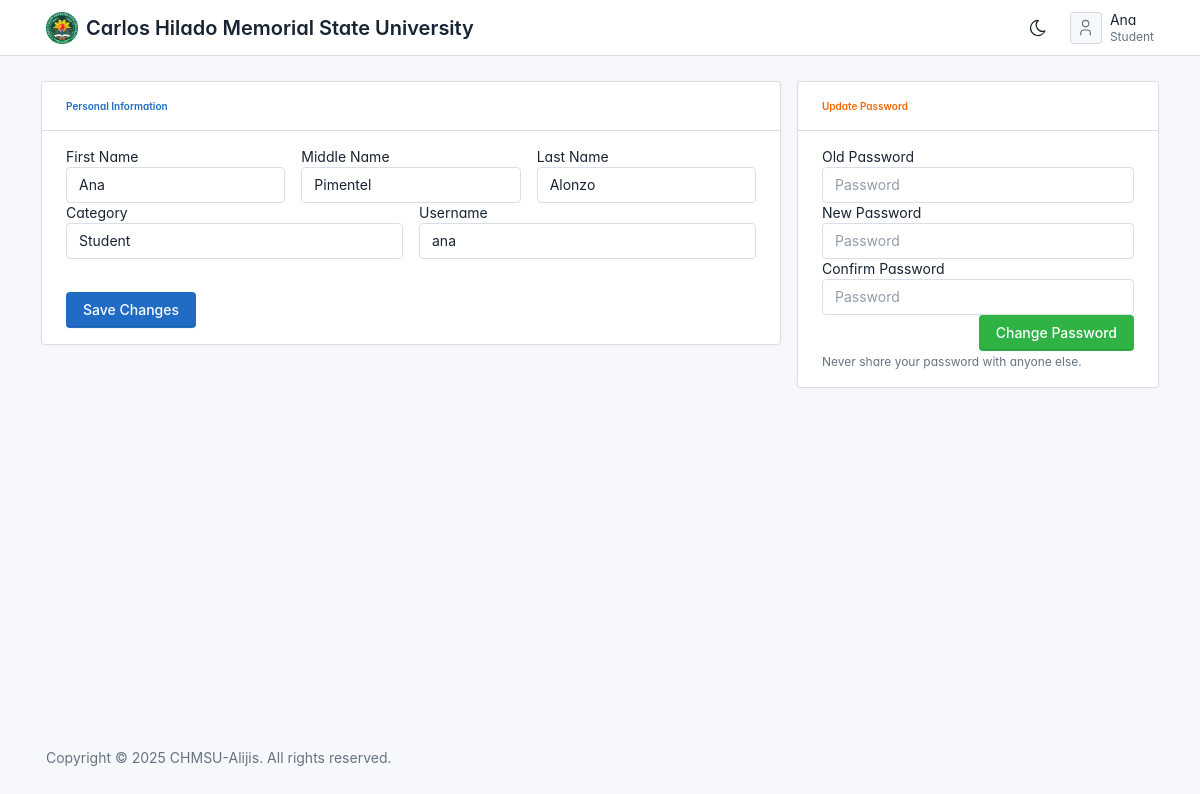
Page /index.php?page=profile (signed in) on the committed database.
### tables this page shows
CREATE TABLE IF NOT EXISTS `tbl_users` (
  `user_id` int(11) NOT NULL AUTO_INCREMENT,
  `user_fname` varchar(50) NOT NULL,
  `user_mname` varchar(50) NOT NULL,
  `user_lname` varchar(50) NOT NULL,
  `user_category` varchar(1) NOT NULL,
  `username` varchar(50) NOT NULL,
  `password` text NOT NULL,
  `date_added` datetime DEFAULT current_timestamp(),
  PRIMARY KEY (`user_id`)
);

### core/my_functions.php (called while the page is built, shortened)
<?php
function getUserFirstName($user_id)
{
	global $mysqli_connect;
	$fetchData = $mysqli_connect->query("SELECT * FROM `tbl_users` WHERE user_id = '$user_id'");
	if ($fetchData->num_rows > 0) {
		$row = $fetchData->fetch_array();
		return $row['user_fname'];
	} else {
		return "---";
	}
}
function getUserCategory($user_id)
{
	global $mysqli_connect;
	$fetchData = $mysqli_connect->query("SELECT user_category FROM `tbl_users` WHERE user_id = '$user_id'");
	if($fetchData->num_rows == 0){
		return "---";
	}else {
	$row = $fetchData->fetch_assoc();
	return $row['user_category'] == "A" ? "Admin" : "Student";
	}
}

### index.php (the view, shortened to what this page needs)
<?php
$user_id = $_SESSION['dvsa_user_id'];
?>
<!doctype html>
<html lang="en">
<head>
  <link href="./dist/css/tabler.min.css?1684106062" rel="stylesheet" />
  <link href="./dist/css/tabler-flags.min.css?1684106062" rel="stylesheet" />
  <link href="./dist/css/tabler-payments.min.css?1684106062" rel="stylesheet" />
  <link href="./dist/css/tabler-vendors.min.css?1684106062" rel="stylesheet" />
  <link href="./dist/css/demo.min.css?1684106062" rel="stylesheet" />
  <link rel="stylesheet" href="dist/mdi/css/materialdesignicons.min.css" />
  <link href="dist/datatables/dataTables.bootstrap4.min.css" rel="stylesheet">
  <link rel="stylesheet" href="dist/sweetalert/sweetalert.css">
</head>
<body>
  <div class="page">
    <div class="sticky-top">
      <header class="navbar navbar-expand-md sticky-top d-print-none">
        <div class="container-xl">
          <h1 class="navbar-brand navbar-brand-autodark d-none-navbar-horizontal pe-0 pe-md-3">
            <a href=".">
              <img src="./static/chmsu.png" width="110" height="32" alt="Tabler" class="navbar-brand-image">
            </a>
            Carlos Hilado Memorial State University
          </h1>
          <div class="navbar-nav flex-row order-md-last">
            <div class="d-none d-md-flex">
              <a href="?theme=dark" class="nav-link px-0 hide-theme-dark" title="Enable dark mode" data-bs-toggle="tooltip" data-bs-placement="bottom">
              </a>
            </div>
            <div class="nav-item dropdown">
              <a href="#" class="nav-link d-flex lh-1 text-reset p-0" data-bs-toggle="dropdown" aria-label="Open user menu">
                <span class="avatar avatar-sm"></span>
                <div class="d-none d-xl-block ps-2">
                  <div><?= getUserFirstName($user_id) ?></div>
                  <div class="mt-1 small text-muted"><?= getUserCategory($user_id); ?></div>
                </div>
              </a>
            </div>
          </div>
        </div>
      </header>
    </div>
    <div class="page-wrapper">
      <?php require_once 'routes/routes.php'; ?>
      <footer class="footer footer-transparent d-print-none">
        <div class="container-xl">
          <div class="row text-center align-items-center flex-row-reverse">
            <div class="col-12 col-lg-auto mt-3 mt-lg-0">
              <ul class="list-inline list-inline-dots mb-0">
                <li class="list-inline-item">
                  Copyright &copy; <?php echo date('Y'); ?>
                  <a href="." class="link-secondary">CHMSU-Alijis</a>.
                  All rights reserved.
                </li>
              </ul>
            </div>
          </div>
        </div>
      </footer>
    </div>
  </div>
</body>
</html>

### pages/profile.php (shortened to what this page needs)
<div class="container-fluid" id="container-wrapper">
  <?php
  $fetchData = $mysqli_connect->query("SELECT * FROM tbl_users WHERE user_id='$user_id'");
  $row = $fetchData->fetch_array();
  if ($row['user_category'] == "S") {
    $user_category = "Student";
  } else {
    $user_category = "Admin";
  }
  ?>
  <div class="content-wrapper" style="padding: 25px;">
    <div class="row">
      <div class="col-lg-8">
        <div class="card mb-4">
          <div class="card-header py-3 d-flex flex-row align-items-center justify-content-between">
            <h6 class="m-0 font-weight-bold text-primary">Personal Information</h6>
          </div>
          <div class="card-body" >
            <form action="" method='POST' id='frm_manage_profile'>
              <div class="row">
                <div class="col-sm-4">
                  <div class="form-group">
                    <label for="first_name">First Name</label>
                    <input type="text" class="form-control" value="<?= $row['user_fname']; ?>" id="first_name" name="first_name">
                  </div>
                </div>
                <div class="col-sm-4">
                  <div class="form-group">
                    <label for="middle_name">Middle Name</label>
                    <input type="text" class="form-control" value="<?= $row['user_mname']; ?>" id="middle_name" name="middle_name">
                  </div>
                </div>
                <div class="col-sm-4">
                  <div class="form-group">
                    <label for="last_name">Last Name</label>
                    <input type="text" class="form-control" value="<?= $row['user_lname']; ?>" id="last_name" name="last_name">
                  </div>
                </div>
                <div class="col-sm-6">
                  <div class="form-group">
                    <label for="user_category">Category</label>
                    <input type="text" readonly value="<?= $user_category; ?>" id="user_category" class="form-control">
                  </div>
                </div>
                <div class="col-sm-6">
                  <div class="form-group">
                    <label for="last_name">Username</label>
                    <input type="text" class="form-control" value="<?= $row['username']; ?>" id="username" name="username">
                  </div>
                </div>
                <div class="col-sm-4" style="margin-top: 33px;">
                  <button type="submit" id="btn_profile" class="btn btn-primary"><span class="fa fa-check-circle"></span> Save Changes</button>
                </div>
              </div>
            </form>
          </div>
        </div>
      </div>
      <div class="col-lg-4">
        <div class="card mb-4">
          <div class="card-header py-3 d-flex flex-row align-items-center justify-content-between">
            <h6 class="m-0 font-weight-bold text-warning">Update Password</h6>
          </div>
          <div class="card-body">
            <form action="" method='POST' id='frm_update_password'>
              <div class="form-group">
                <label for="old_password">Old Password</label>
                <input type="password" class="form-control" id="old_password" name="old_password" required placeholder="Password">
              </div>
              <div class="form-group">
                <label for="new_password">New Password</label>
                <input type="password" class="form-control" id="new_password" name="new_password" required placeholder="Password">
              </div>
              <div class="form-group">
                <label for="confirm_password">Confirm Password</label>
                <input type="password" class="form-control" id="confirm_password" name="confirm_password" required placeholder="Password">
              </div>
              <div class="form-group" style="text-align: right;">
                <button type="submit" id="btn_password" class="btn btn-success"><span class="fa fa-key"></span> Change Password</button>
              </div>
            </form>
            <small class="form-text text-muted">Never share your password with anyone else.</small>
          </div>
        </div>
      </div>
    </div>
  </div>
</div>

### index.php (style rules this page uses)
:root { --tblr-font-sans-serif: 'Inter Var', -apple-system, BlinkMacSystemFont, San Francisco, Segoe UI, Roboto, Helvetica Neue, sans-serif; }
body { font-feature-settings: "cv03", "cv04", "cv11"; }

### rows in the picture
tbl_users: user_fname "Ana", user_category "Student", first_name "Ana", middle_name "Pimentel", last_name "Alonzo", username "ana"
